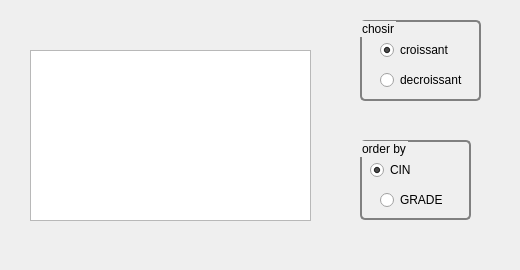
      <widget class="QWidget" name="tab_13">
       <attribute name="title">
        <string>trier employe</string>
       </attribute>
       <widget class="QTableView" name="tabemp_6">
        <property name="geometry">
         <rect>
          <x>30</x>
          <y>50</y>
          <width>281</width>
          <height>171</height>
         </rect>
        </property>
        <property name="font">
         <font>
          <pointsize>11</pointsize>
         </font>
        </property>
        <property name="styleSheet">
         <string notr="true"/>
        </property>
       </widget>
       <widget class="QGroupBox" name="groupBox_5">
        <property name="geometry">
         <rect>
          <x>360</x>
          <y>20</y>
          <width>121</width>
          <height>81</height>
         </rect>
        </property>
        <property name="styleSheet">
         <string notr="true">QGroupBox {
    background-color: qlineargradient(x1: 0, y1: 0, x2: 0, y2: 1,
                                      stop: 0 #E0E0E0, stop: 1 #FFFFFF);
    border: 2px solid gray;
    border-radius: 5px;
    margin-top: 1ex; /* leave space at the top for the title */
}</string>
        </property>
        <property name="title">
         <string>chosir</string>
        </property>
        <widget class="QRadioButton" name="radioButton_25">
         <property name="geometry">
          <rect>
           <x>20</x>
           <y>20</y>
           <width>95</width>
           <height>20</height>
          </rect>
         </property>
         <property name="styleSheet">
          <string notr="true"/>
         </property>
         <property name="text">
          <string>croissant</string>
         </property>
         <property name="checked">
          <bool>true</bool>
         </property>
        </widget>
        <widget class="QRadioButton" name="radioButton_26">
         <property name="geometry">
          <rect>
           <x>20</x>
           <y>50</y>
           <width>95</width>
           <height>20</height>
          </rect>
         </property>
         <property name="text">
          <string>decroissant</string>
         </property>
        </widget>
       </widget>
       <widget class="QGroupBox" name="groupBox_6">
        <property name="geometry">
         <rect>
          <x>360</x>
          <y>140</y>
          <width>111</width>
          <height>80</height>
         </rect>
        </property>
        <property name="styleSheet">
         <string notr="true">QGroupBox {
    background-color: qlineargradient(x1: 0, y1: 0, x2: 0, y2: 1,
                                      stop: 0 #E0E0E0, stop: 1 #FFFFFF);
    border: 2px solid gray;
    border-radius: 5px;
    margin-top: 1ex; /* leave space at the top for the title */
}</string>
        </property>
        <property name="title">
         <string>order by</string>
        </property>
        <widget class="QRadioButton" name="radioButton_27">
         <property name="geometry">
          <rect>
           <x>10</x>
           <y>20</y>
           <width>95</width>
           <height>20</height>
          </rect>
         </property>
         <property name="text">
          <string>CIN</string>
         </property>
         <property name="checked">
          <bool>true</bool>
         </property>
        </widget>
        <widget class="QRadioButton" name="radioButton_28">
         <property name="geometry">
          <rect>
           <x>20</x>
           <y>50</y>
           <width>95</width>
           <height>20</height>
          </rect>
         </property>
         <property name="text">
          <string>GRADE</string>
         </property>
        </widget>
       </widget>
       <widget class="QLabel" name="label_8">
        <property name="geometry">
         <rect>
          <x>10</x>
          <y>0</y>
          <width>501</width>
          <height>261</height>
         </rect>
        </property>
        <property name="styleSheet">
         <string notr="true">background-image: url(:/bg.jpg);</string>
        </property>
        <property name="text">
         <string/>
        </property>
        <property name="pixmap">
         <pixmap>../60342173_2276972439287605_1529191567795945472_n.jpg</pixmap>
        </property>
       </widget>
       <zorder>label_8</zorder>
       <zorder>tabemp_6</zorder>
       <zorder>groupBox_5</zorder>
       <zorder>groupBox_6</zorder>
      </widget>
